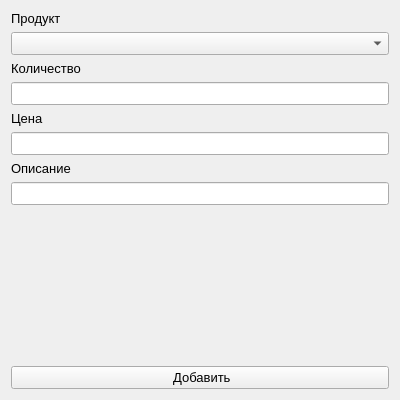
<?xml version="1.0" encoding="UTF-8"?>
<ui version="4.0">
 <class>add_rc_in_2</class>
 <widget class="QWidget" name="add_rc_in_2">
  <property name="geometry">
   <rect>
    <x>0</x>
    <y>0</y>
    <width>400</width>
    <height>400</height>
   </rect>
  </property>
  <property name="font">
   <font>
    <pointsize>10</pointsize>
   </font>
  </property>
  <property name="windowTitle">
   <string>Form</string>
  </property>
  <layout class="QGridLayout" name="gridLayout">
   <item row="3" column="0" rowspan="2" colspan="3">
    <widget class="QLineEdit" name="rc_amount"/>
   </item>
   <item row="1" column="0" colspan="3">
    <widget class="QComboBox" name="rc_pr_combo"/>
   </item>
   <item row="5" column="0">
    <widget class="QLabel" name="label_3">
     <property name="text">
      <string>Цена</string>
     </property>
    </widget>
   </item>
   <item row="11" column="0" colspan="3">
    <widget class="QPushButton" name="rc_in_add">
     <property name="text">
      <string> Добавить</string>
     </property>
    </widget>
   </item>
   <item row="6" column="0" rowspan="2" colspan="3">
    <widget class="QLineEdit" name="rc_total_cost"/>
   </item>
   <item row="8" column="0">
    <widget class="QLabel" name="label_4">
     <property name="text">
      <string>Описание</string>
     </property>
    </widget>
   </item>
   <item row="9" column="0" colspan="3">
    <widget class="QLineEdit" name="rc_pr_des"/>
   </item>
   <item row="2" column="0" colspan="3">
    <widget class="QLabel" name="label_2">
     <property name="text">
      <string>Количество</string>
     </property>
    </widget>
   </item>
   <item row="0" column="0" colspan="3">
    <widget class="QLabel" name="label">
     <property name="text">
      <string>Продукт</string>
     </property>
    </widget>
   </item>
   <item row="10" column="0">
    <spacer name="verticalSpacer">
     <property name="orientation">
      <enum>Qt::Vertical</enum>
     </property>
     <property name="sizeHint" stdset="0">
      <size>
       <width>20</width>
       <height>40</height>
      </size>
     </property>
    </spacer>
   </item>
  </layout>
 </widget>
 <resources/>
 <connections/>
</ui>
